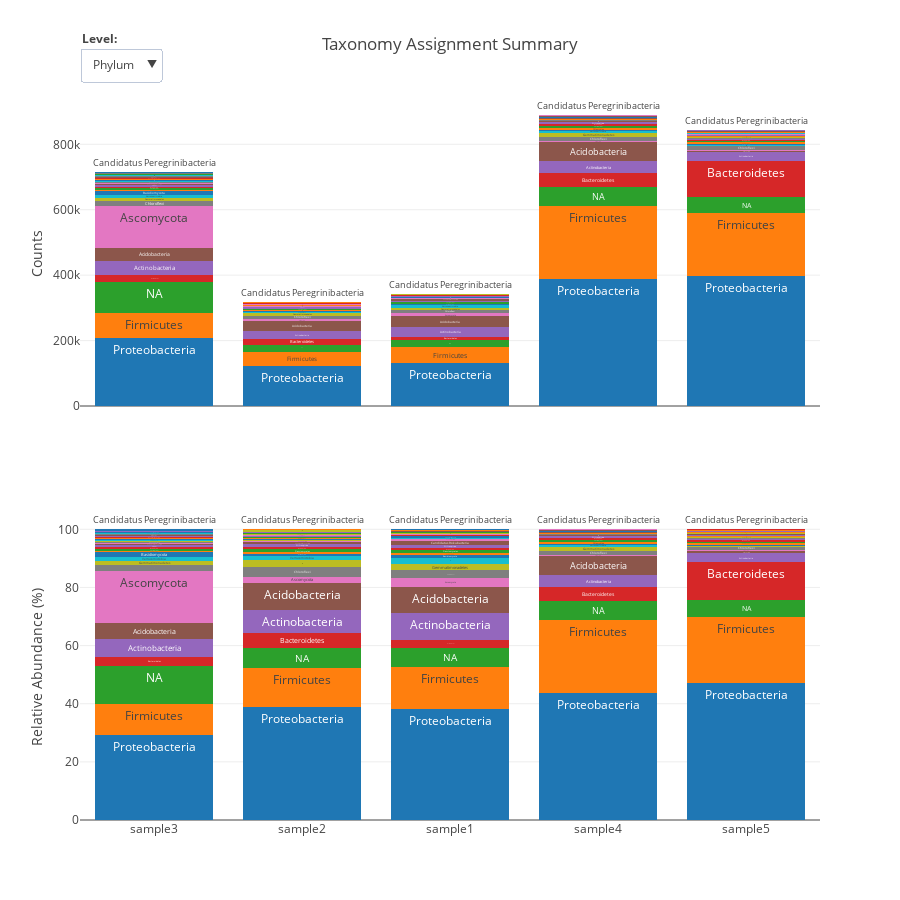

The code cell stored with this chart in its notebook:
### Markdown cell above
In the case of taxonomy, each level treated independently still makes biological sense, so we'll leave off `dependent`.

### Code cell
fig = relatively.abundance_figure(
    "../data/taxonomy.txt", ["phylum", "class", "order"],
    title="Taxonomy Assignment Summary",
    height=900)
plotly.offline.iplot(fig)
